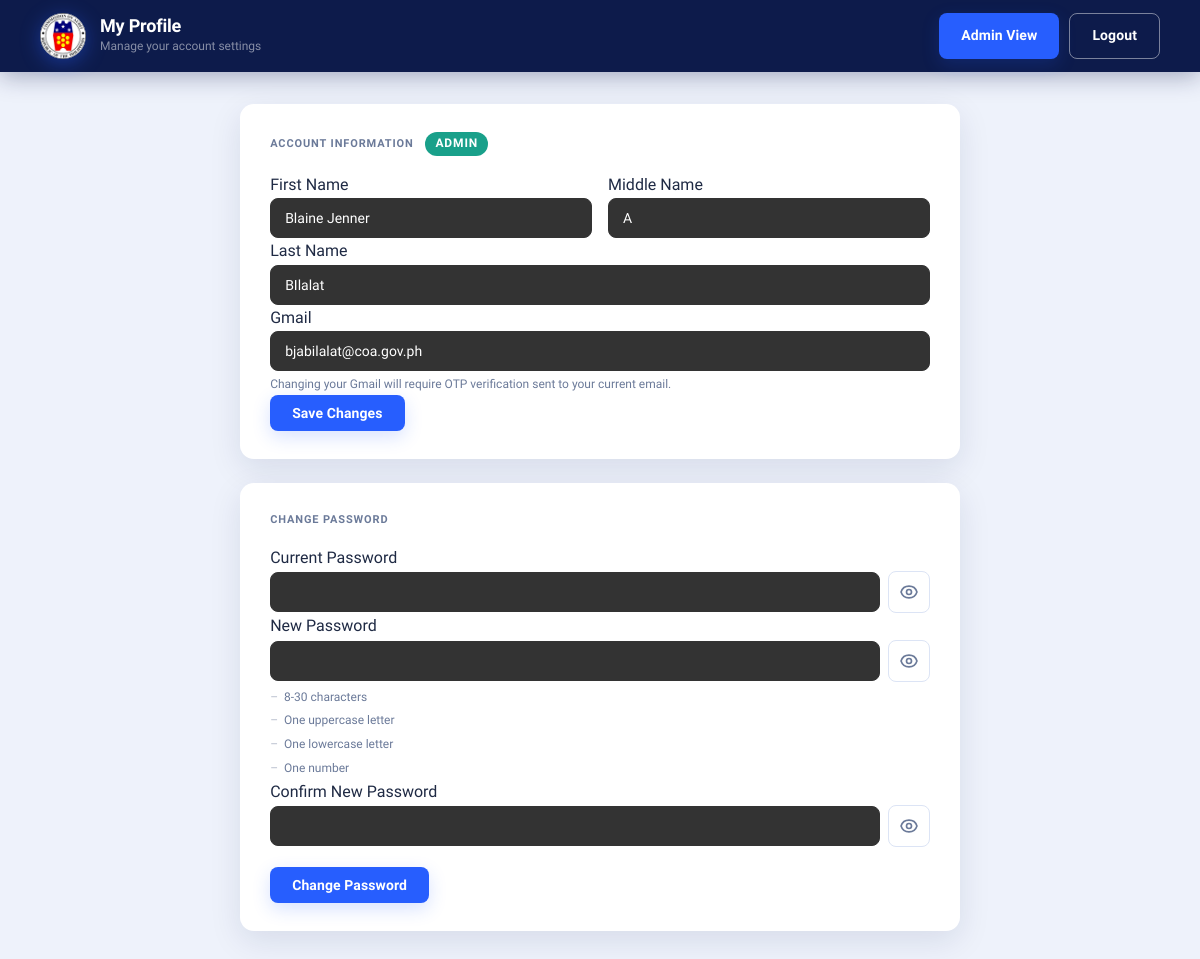
The page /php/profile.php (signed in) on the database its author committed.
### tables this page shows
CREATE TABLE `users` (
  `id` int NOT NULL AUTO_INCREMENT,
  `first_name` varchar(100) NOT NULL,
  `middle_name` varchar(100) NOT NULL,
  `last_name` varchar(100) NOT NULL,
  `email` varchar(150) NOT NULL,
  `password_hash` varchar(255) NOT NULL,
  `created_at` timestamp NULL DEFAULT CURRENT_TIMESTAMP,
  `role` varchar(20) NOT NULL DEFAULT 'employee',
  `account_status` enum('pending','approved','rejected') NOT NULL DEFAULT 'pending',
  `is_active` tinyint(1) NOT NULL DEFAULT '1',
  `is_registered_account` tinyint(1) NOT NULL DEFAULT '0',
  PRIMARY KEY (`id`),
  UNIQUE KEY `email` (`email`)
);

### php/profile.php (the view, shortened to what this page needs)
<?php
require_once __DIR__ . "/db.php";
$userId    = $_SESSION["user_id"];
$isAdmin   = ($_SESSION["user_role"] ?? '') === 'admin';
$stmt = $mysqli->prepare(
    "SELECT first_name, middle_name, last_name, email, role
     FROM users WHERE id = ? LIMIT 1"
);
$stmt->bind_param("i", $userId);
$stmt->execute();
$user = $stmt->get_result()->fetch_assoc();
function e($v)     { return htmlspecialchars($v, ENT_QUOTES, "UTF-8"); }
?>
<!DOCTYPE html>
<html lang="en">
<head>
    <link rel="stylesheet" href="../css/styles.css">
</head>
<body>
    <header class="site-header">
        <div class="brand">
            <img src="../includes/images.png" alt="COA Logo" class="logo">
            <div>
                <h1>My Profile</h1>
                <p class="muted">Manage your account settings</p>
            </div>
        </div>
        <nav class="nav-links">
            <?php if ($isAdmin): ?>
                <a href="admin.php" class="btn">Admin View</a>
            <?php else: ?>
                <a href="manage_employee.php" class="btn">Manage Employees</a>
            <?php endif; ?>
            <a href="#" class="btn btn-outline" id="logoutBtn">Logout</a>
        </nav>
    </header>
    <main class="container">
        <div class="profile-grid">
            <section class="card">
                <p class="section-label">
                    Account Information
                    <span class="badge-role"><?php echo e(ucfirst($user["role"])); ?></span>
                </p>
                <?php if ($isAdmin): ?>
                    <form method="POST" class="form" id="profileForm" novalidate>
                        <div class="two-col-group">
                            <div class="form-group">
                                <label for="first_name">First Name</label>
                                <input type="text" id="first_name" name="first_name" maxlength="100"
                                       value="<?php echo e($user['first_name']); ?>" required>
                            </div>
                            <div class="form-group">
                                <label for="middle_name">Middle Name</label>
                                <input type="text" id="middle_name" name="middle_name" maxlength="100"
                                       value="<?php echo e($user['middle_name']); ?>" required>
                            </div>
                        </div>
                        <div class="form-group">
                            <label for="last_name">Last Name</label>
                            <input type="text" id="last_name" name="last_name" maxlength="100"
                                   value="<?php echo e($user['last_name']); ?>" required>
                        </div>
                        <div class="form-group">
                            <label for="email">Gmail</label>
                            <input type="email" id="email" name="email"
                                   value="<?php echo e($user['email']); ?>" required>
                            <div class="hint" style="margin-top:4px;">
                                Changing your Gmail will require OTP verification sent to your current email.
                            </div>
                        </div>
                        <button type="submit" class="btn">Save Changes</button>
                    </form>
                <?php endif; ?>
            </section>
            <section class="card">
                <p class="section-label">Change Password</p>
                <form method="POST" class="form" id="passwordForm" novalidate>
                    <div class="form-group">
                        <label for="current_password">Current Password</label>
                        <div class="input-with-button">
                            <input type="password" id="current_password" name="current_password" maxlength="30" required>
                            <button type="button" class="btn btn-auth-outline toggle-password"
                                    data-target="current_password" aria-label="Toggle"><?php echo eye_svg(); ?></button>
                        </div>
                    </div>
                    <div class="form-group">
                        <label for="new_password">New Password</label>
                        <div class="input-with-button">
                            <input type="password" id="new_password" name="new_password" maxlength="30" required>
                            <button type="button" class="btn btn-auth-outline toggle-password"
                                    data-target="new_password" aria-label="Toggle"><?php echo eye_svg(); ?></button>
                        </div>
                        <ul class="hint-list" style="margin-top:6px;">
                            <li id="passLength">8-30 characters</li>
                            <li id="passUpper">One uppercase letter</li>
                            <li id="passLower">One lowercase letter</li>
                            <li id="passNumber">One number</li>
                        </ul>
                    </div>
                    <div class="form-group">
                        <label for="confirm_password">Confirm New Password</label>
                        <div class="input-with-button">
                            <input type="password" id="confirm_password" name="confirm_password" maxlength="30" required>
                            <button type="button" class="btn btn-auth-outline toggle-password"
                                    data-target="confirm_password" aria-label="Toggle"><?php echo eye_svg(); ?></button>
                        </div>
                    </div>
                    <button type="submit" class="btn" style="margin-top: 20px;">Change Password</button>
                </form>
            </section>
        </div>
    </main>
</body>
</html>
<?php
function eye_svg() {
    return '
    <svg class="eye-open eye-icon" fill="none" stroke="currentColor" viewBox="0 0 24 24" stroke-width="2">
        <path stroke-linecap="round" stroke-linejoin="round" d="M15 12a3 3 0 11-6 0 3 3 0 016 0z"/>
        <path stroke-linecap="round" stroke-linejoin="round" d="M2.458 12C3.732 7.943 7.522 5 12 5c4.478 0 8.268 2.943 9.542 7-1.274 4.057-5.064 7-9.542 7-4.477 0-8.268-2.943-9.542-7z"/>
    </svg>
    <svg class="eye-closed eye-icon" fill="none" stroke="currentColor" viewBox="0 0 24 24" stroke-width="2" style="display:none;">
        <path stroke-linecap="round" stroke-linejoin="round" d="M13.875 18.825A10.05 10.05 0 0112 19c-4.478 0-8.268-2.943-9.543-7a9.97 9.97 0 011.563-3.029m5.858.908a3 3 0 114.243 4.243M9.878 9.878l4.242 4.242M9.88 9.88l-3.29-3.29m7.532 7.532l3.29 3.29M3 3l3.59 3.59m0 0A9.953 9.953 0 0112 5c4.478 0 8.268 2.943 9.543 7a10.025 10.025 0 01-4.132 5.411m0 0L21 21"/>
    </svg>';
}
?>

### css/styles.css (style rules this page uses)
* { box-sizing: border-box; margin: 0; padding: 0; font-family: "Plus Jakarta Sans", "Segoe UI", Tahoma, Geneva, Verdana, sans-serif; }
:root { --primary: #275efe; --primary-dark: #1d46c4; --primary-glow: rgba(39, 94, 254, 0.18); --navy: #0d1b4b; --navy-mid: #1a2f6e; --accent: #19a08a; --accent-dark: #138a76; --accent-glow: rgba(25, 160, 138, 0.18); --text: #1f2a44; --text-muted: #6b7a99; --surface: #ffffff; --bg: #eef2fb; --border: #dce4f5; --radius: 14px; --radius-sm: 8px; --shadow-sm: 0 4px 14px rgba(13, 27, 75, 0.08); --shadow: 0 10px 32px rgba(13, 27, 75, 0.10); --shadow-hover: 0 18px 44px rgba(13, 27, 75, 0.15); --transition: 0.22s cubic-bezier(0.4, 0, 0.2, 1); }
body { background: var(--bg); color: var(--text); min-height: 100vh; line-height: 1.65; }
.site-header { background: var(--navy); padding: 0 40px; height: 72px; display: flex; justify-content: space-between; align-items: center; flex-wrap: wrap; gap: 16px; position: sticky; top: 0; z-index: 100; box-shadow: 0 4px 24px rgba(13, 27, 75, 0.35); }
.brand { display: flex; align-items: center; gap: 14px; }
.brand h1 { font-size: 18px; font-weight: 700; color: #fff; line-height: 1.2; letter-spacing: -0.2px; }
.brand p, .brand small { font-size: 12px; color: rgba(255, 255, 255, 0.5); font-weight: 400; }
.logo { width: 46px; height: 46px; object-fit: contain; filter: drop-shadow(0 4px 10px rgba(39, 94, 254, 0.4)); animation: float 5s ease-in-out infinite; border-radius: 50%; }
.nav-links { display: flex; gap: 10px; }
.btn { background: var(--primary); color: #fff; padding: 10px 22px; border-radius: var(--radius-sm); text-decoration: none; border: none; cursor: pointer; display: inline-flex; align-items: center; justify-content: center; gap: 7px; font-weight: 600; font-size: 14px; letter-spacing: 0.1px; transition: background var(--transition), transform var(--transition), box-shadow var(--transition); box-shadow: 0 6px 18px var(--primary-glow); }
.btn-outline { background: transparent; color: #fff; border: 1.5px solid rgba(255, 255, 255, 0.45); box-shadow: none; }
.btn-auth-outline { background: transparent; color: var(--text-muted); border: 1px solid rgba(0,0,0,0.1); box-shadow: none; font-weight: 500; }
.container { max-width: 1160px; margin: 0 auto; padding: 32px 40px 60px; display: flex; flex-direction: column; gap: 28px; }
.card { background: var(--surface); border-radius: var(--radius); padding: 28px 30px; box-shadow: var(--shadow); transition: transform var(--transition), box-shadow var(--transition); animation: rise 0.4s ease-out both; }
.two-col-group { display: grid; grid-template-columns: 1fr 1fr; gap: 16px; }
input, select, textarea { padding: 11px 14px; border: 1px solid #333; border-radius: var(--radius-sm); font-size: 14px; font-family: inherit; background: #333; color: #fff; transition: border-color var(--transition), box-shadow var(--transition), background var(--transition); width: 100%; }
input::placeholder, textarea::placeholder { color: #a0a0a0; }
.input-with-button { display: flex; align-items: center; gap: 8px; }
.input-with-button input { flex: 1; }
.toggle-password { border: 1px solid var(--border); background: #ffffff; color: var(--text-muted); padding: 10px; border-radius: var(--radius-sm); cursor: pointer; display: flex; align-items: center; justify-content: center; transition: background var(--transition), color var(--transition), border-color var(--transition); }
.eye-icon { width: 20px; height: 20px; }
.hint, .hint-list { font-size: 12px; color: var(--text-muted); }
.hint-list { list-style: none; padding-left: 0; display: grid; gap: 4px; }
.hint-list li { display: flex; align-items: center; gap: 6px; }
.hint-list li::before { content: '–'; opacity: 0.5; }
.muted { color: var(--text-muted); }
ul, ol { padding-left: 20px; }

### php/profile.php (style rules this page uses)
.profile-grid { display:grid; gap:24px; grid-template-columns:1fr; max-width:720px; margin:0 auto; }
.section-label { font-size:11px; font-weight:700; letter-spacing:.08em; text-transform:uppercase; color:var(--text-muted,#888); margin-bottom:16px; }
.badge-role { display:inline-block; padding:2px 10px; border-radius:20px; font-size:12px; font-weight:600; background:var(--accent,#1a56db); color:#fff; margin-left:8px; vertical-align:middle; }

### rows shown on the page
users: role "ADMIN", first_name "Blaine Jenner", middle_name "A", last_name "BIlalat", email "bjabilalat@coa.gov.ph"
